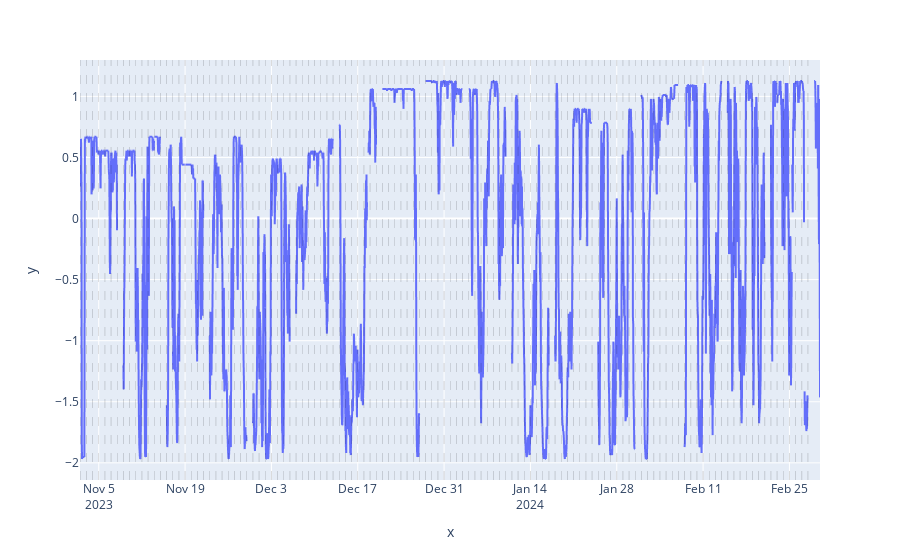

Source (notebook cell):
### Code cell
# Test the function
gen_data_dt_st = stationarize_time_serie(gen_data_dt_norm, 0)

# Plot
plot_time_serie(gen_data_dt_st,
                "",
                "value",
                dt_index = True)

### Figure 1 — Plotly figure (JSON) as saved in the notebook; plotly's stock layout.template omitted (floating-point values rounded to 4 significant figures; data arrays with more than 128 entries replaced by an {"elided": "..."} marker saying what was removed)
{"data": [{"hovertemplate": "x=%{x}<br>y=%{y}<extra></extra>", "legendgroup": "", "line": {"color": "#636efa", "dash": "solid"}, "marker": {"symbol": "circle"}, "mode": "lines", "name": "", "showlegend": false, "type": "scattergl", "x": {"elided": "2880 str values"}, "xaxis": "x", "y": {"elided": "2880 float values"}, "yaxis": "y"}], "layout": {"legend": {"tracegroupgap": 0}, "margin": {"t": 60}, "shapes": [{"line": {"color": "black", "dash": "dash", "width": 0.5}, "opacity": 0.3, "type": "line", "x0": "2023-11-02T00:00:00", "x1": "2023-11-02T00:00:00", "xref": "x", "y0": 0, "y1": 1, "yref": "y domain"}, {"line": {"color": "black", "dash": "dash", "width": 0.5}, "opacity": 0.3, "type": "line", "x0": "2023-11-03T00:00:00", "x1": "2023-11-03T00:00:00", "xref": "x", "y0": 0, "y1": 1, "yref": "y domain"}, {"line": {"color": "black", "dash": "dash", "width": 0.5}, "opacity": 0.3, "type": "line", "x0": "2023-11-04T00:00:00", "x1": "2023-11-04T00:00:00", "xref": "x", "y0": 0, "y1": 1, "yref": "y domain"}, {"line": {"color": "black", "dash": "dash", "width": 0.5}, "opacity": 0.3, "type": "line", "x0": "2023-11-05T00:00:00", "x1": "2023-11-05T00:00:00", "xref": "x", "y0": 0, "y1": 1, "yref": "y domain"}, {"line": {"color": "black", "dash": "dash", "width": 0.5}, "opacity": 0.3, "type": "line", "x0": "2023-11-06T00:00:00", "x1": "2023-11-06T00:00:00", "xref": "x", "y0": 0, "y1": 1, "yref": "y domain"}, {"line": {"color": "black", "dash": "dash", "width": 0.5}, "opacity": 0.3, "type": "line", "x0": "2023-11-07T00:00:00", "x1": "2023-11-07T00:00:00", "xref": "x", "y0": 0, "y1": 1, "yref": "y domain"}, {"line": {"color": "black", "dash": "dash", "width": 0.5}, "opacity": 0.3, "type": "line", "x0": "2023-11-08T00:00:00", "x1": "2023-11-08T00:00:00", "xref": "x", "y0": 0, "y1": 1, "yref": "y domain"}, {"line": {"color": "black", "dash": "dash", "width": 0.5}, "opacity": 0.3, "type": "line", "x0": "2023-11-09T00:00:00", "x1": "2023-11-09T00:00:00", "xref": "x", "y0": 0, "y1": 1, "yref": "y domain"}, {"line": {"color": "black", "dash": "dash", "width": 0.5}, "opacity": 0.3, "type": "line", "x0": "2023-11-10T00:00:00", "x1": "2023-11-10T00:00:00", "xref": "x", "y0": 0, "y1": 1, "yref": "y domain"}, {"line": {"color": "black", "dash": "dash", "width": 0.5}, "opacity": 0.3, "type": "line", "x0": "2023-11-11T00:00:00", "x1": "2023-11-11T00:00:00", "xref": "x", "y0": 0, "y1": 1, "yref": "y domain"}, {"line": {"color": "black", "dash": "dash", "width": 0.5}, "opacity": 0.3, "type": "line", "x0": "2023-11-12T00:00:00", "x1": "2023-11-12T00:00:00", "xref": "x", "y0": 0, "y1": 1, "yref": "y domain"}, {"line": {"color": "black", "dash": "dash", "width": 0.5}, "opacity": 0.3, "type": "line", "x0": "2023-11-13T00:00:00", "x1": "2023-11-13T00:00:00", "xref": "x", "y0": 0, "y1": 1, "yref": "y domain"}, {"line": {"color": "black", "dash": "dash", "width": 0.5}, "opacity": 0.3, "type": "line", "x0": "2023-11-14T00:00:00", "x1": "2023-11-14T00:00:00", "xref": "x", "y0": 0, "y1": 1, "yref": "y domain"}, {"line": {"color": "black", "dash": "dash", "width": 0.5}, "opacity": 0.3, "type": "line", "x0": "2023-11-15T00:00:00", "x1": "2023-11-15T00:00:00", "xref": "x", "y0": 0, "y1": 1, "yref": "y domain"}, {"line": {"color": "black", "dash": "dash", "width": 0.5}, "opacity": 0.3, "type": "line", "x0": "2023-11-16T00:00:00", "x1": "2023-11-16T00:00:00", "xref": "x", "y0": 0, "y1": 1, "yref": "y domain"}, {"line": {"color": "black", "dash": "dash", "width": 0.5}, "opacity": 0.3, "type": "line", "x0": "2023-11-17T00:00:00", "x1": "2023-11-17T00:00:00", "xref": "x", "y0": 0, "y1": 1, "yref": "y domain"}, {"line": {"color": "black", "dash": "dash", "width": 0.5}, "opacity": 0.3, "type": "line", "x0": "2023-11-18T00:00:00", "x1": "2023-11-18T00:00:00", "xref": "x", "y0": 0, "y1": 1, "yref": "y domain"}, {"line": {"color": "black", "dash": "dash", "width": 0.5}, "opacity": 0.3, "type": "line", "x0": "2023-11-19T00:00:00", "x1": "2023-11-19T00:00:00", "xref": "x", "y0": 0, "y1": 1, "yref": "y domain"}, {"line": {"color": "black", "dash": "dash", "width": 0.5}, "opacity": 0.3, "type": "line", "x0": "2023-11-20T00:00:00", "x1": "2023-11-20T00:00:00", "xref": "x", "y0": 0, "y1": 1, "yref": "y domain"}, {"line": {"color": "black", "dash": "dash", "width": 0.5}, "opacity": 0.3, "type": "line", "x0": "2023-11-21T00:00:00", "x1": "2023-11-21T00:00:00", "xref": "x", "y0": 0, "y1": 1, "yref": "y domain"}, {"line": {"color": "black", "dash": "dash", "width": 0.5}, "opacity": 0.3, "type": "line", "x0": "2023-11-22T00:00:00", "x1": "2023-11-22T00:00:00", "xref": "x", "y0": 0, "y1": 1, "yref": "y domain"}, {"line": {"color": "black", "dash": "dash", "width": 0.5}, "opacity": 0.3, "type": "line", "x0": "2023-11-23T00:00:00", "x1": "2023-11-23T00:00:00", "xref": "x", "y0": 0, "y1": 1, "yref": "y domain"}, {"line": {"color": "black", "dash": "dash", "width": 0.5}, "opacity": 0.3, "type": "line", "x0": "2023-11-24T00:00:00", "x1": "2023-11-24T00:00:00", "xref": "x", "y0": 0, "y1": 1, "yref": "y domain"}, {"line": {"color": "black", "dash": "dash", "width": 0.5}, "opacity": 0.3, "type": "line", "x0": "2023-11-25T00:00:00", "x1": "2023-11-25T00:00:00", "xref": "x", "y0": 0, "y1": 1, "yref": "y domain"}, {"line": {"color": "black", "dash": "dash", "width": 0.5}, "opacity": 0.3, "type": "line", "x0": "2023-11-26T00:00:00", "x1": "2023-11-26T00:00:00", "xref": "x", "y0": 0, "y1": 1, "yref": "y domain"}, {"line": {"color": "black", "dash": "dash", "width": 0.5}, "opacity": 0.3, "type": "line", "x0": "2023-11-27T00:00:00", "x1": "2023-11-27T00:00:00", "xref": "x", "y0": 0, "y1": 1, "yref": "y domain"}, {"line": {"color": "black", "dash": "dash", "width": 0.5}, "opacity": 0.3, "type": "line", "x0": "2023-11-28T00:00:00", "x1": "2023-11-28T00:00:00", "xref": "x", "y0": 0, "y1": 1, "yref": "y domain"}, {"line": {"color": "black", "dash": "dash", "width": 0.5}, "opacity": 0.3, "type": "line", "x0": "2023-11-29T00:00:00", "x1": "2023-11-29T00:00:00", "xref": "x", "y0": 0, "y1": 1, "yref": "y domain"}, {"line": {"color": "black", "dash": "dash", "width": 0.5}, "opacity": 0.3, "type": "line", "x0": "2023-11-30T00:00:00", "x1": "2023-11-30T00:00:00", "xref": "x", "y0": 0, "y1": 1, "yref": "y domain"}, {"line": {"color": "black", "dash": "dash", "width": 0.5}, "opacity": 0.3, "type": "line", "x0": "2023-12-01T00:00:00", "x1": "2023-12-01T00:00:00", "xref": "x", "y0": 0, "y1": 1, "yref": "y domain"}, {"line": {"color": "black", "dash": "dash", "width": 0.5}, "opacity": 0.3, "type": "line", "x0": "2023-12-02T00:00:00", "x1": "2023-12-02T00:00:00", "xref": "x", "y0": 0, "y1": 1, "yref": "y domain"}, {"line": {"color": "black", "dash": "dash", "width": 0.5}, "opacity": 0.3, "type": "line", "x0": "2023-12-03T00:00:00", "x1": "2023-12-03T00:00:00", "xref": "x", "y0": 0, "y1": 1, "yref": "y domain"}, {"line": {"color": "black", "dash": "dash", "width": 0.5}, "opacity": 0.3, "type": "line", "x0": "2023-12-04T00:00:00", "x1": "2023-12-04T00:00:00", "xref": "x", "y0": 0, "y1": 1, "yref": "y domain"}, {"line": {"color": "black", "dash": "dash", "width": 0.5}, "opacity": 0.3, "type": "line", "x0": "2023-12-05T00:00:00", "x1": "2023-12-05T00:00:00", "xref": "x", "y0": 0, "y1": 1, "yref": "y domain"}, {"line": {"color": "black", "dash": "dash", "width": 0.5}, "opacity": 0.3, "type": "line", "x0": "2023-12-06T00:00:00", "x1": "2023-12-06T00:00:00", "xref": "x", "y0": 0, "y1": 1, "yref": "y domain"}, {"line": {"color": "black", "dash": "dash", "width": 0.5}, "opacity": 0.3, "type": "line", "x0": "2023-12-07T00:00:00", "x1": "2023-12-07T00:00:00", "xref": "x", "y0": 0, "y1": 1, "yref": "y domain"}, {"line": {"color": "black", "dash": "dash", "width": 0.5}, "opacity": 0.3, "type": "line", "x0": "2023-12-08T00:00:00", "x1": "2023-12-08T00:00:00", "xref": "x", "y0": 0, "y1": 1, "yref": "y domain"}, {"line": {"color": "black", "dash": "dash", "width": 0.5}, "opacity": 0.3, "type": "line", "x0": "2023-12-09T00:00:00", "x1": "2023-12-09T00:00:00", "xref": "x", "y0": 0, "y1": 1, "yref": "y domain"}, {"line": {"color": "black", "dash": "dash", "width": 0.5}, "opacity": 0.3, "type": "line", "x0": "2023-12-10T00:00:00", "x1": "2023-12-10T00:00:00", "xref": "x", "y0": 0, "y1": 1, "yref": "y domain"}, {"line": {"color": "black", "dash": "dash", "width": 0.5}, "opacity": 0.3, "type": "line", "x0": "2023-12-11T00:00:00", "x1": "2023-12-11T00:00:00", "xref": "x", "y0": 0, "y1": 1, "yref": "y domain"}, {"line": {"color": "black", "dash": "dash", "width": 0.5}, "opacity": 0.3, "type": "line", "x0": "2023-12-12T00:00:00", "x1": "2023-12-12T00:00:00", "xref": "x", "y0": 0, "y1": 1, "yref": "y domain"}, {"line": {"color": "black", "dash": "dash", "width": 0.5}, "opacity": 0.3, "type": "line", "x0": "2023-12-13T00:00:00", "x1": "2023-12-13T00:00:00", "xref": "x", "y0": 0, "y1": 1, "yref": "y domain"}, {"line": {"color": "black", "dash": "dash", "width": 0.5}, "opacity": 0.3, "type": "line", "x0": "2023-12-14T00:00:00", "x1": "2023-12-14T00:00:00", "xref": "x", "y0": 0, "y1": 1, "yref": "y domain"}, {"line": {"color": "black", "dash": "dash", "width": 0.5}, "opacity": 0.3, "type": "line", "x0": "2023-12-15T00:00:00", "x1": "2023-12-15T00:00:00", "xref": "x", "y0": 0, "y1": 1, "yref": "y domain"}, {"line": {"color": "black", "dash": "dash", "width": 0.5}, "opacity": 0.3, "type": "line", "x0": "2023-12-16T00:00:00", "x1": "2023-12-16T00:00:00", "xref": "x", "y0": 0, "y1": 1, "yref": "y domain"}, {"line": {"color": "black", "dash": "dash", "width": 0.5}, "opacity": 0.3, "type": "line", "x0": "2023-12-17T00:00:00", "x1": "2023-12-17T00:00:00", "xref": "x", "y0": 0, "y1": 1, "yref": "y domain"}, {"line": {"color": "black", "dash": "dash", "width": 0.5}, "opacity": 0.3, "type": "line", "x0": "2023-12-18T00:00:00", "x1": "2023-12-18T00:00:00", "xref": "x", "y0": 0, "y1": 1, "yref": "y domain"}, {"line": {"color": "black", "dash": "dash", "width": 0.5}, "opacity": 0.3, "type": "line", "x0": "2023-12-19T00:00:00", "x1": "2023-12-19T00:00:00", "xref": "x", "y0": 0, "y1": 1, "yref": "y domain"}, {"line": {"color": "black", "dash": "dash", "width": 0.5}, "opacity": 0.3, "type": "line", "x0": "2023-12-20T00:00:00", "x1": "2023-12-20T00:00:00", "xref": "x", "y0": 0, "y1": 1, "yref": "y domain"}, {"line": {"color": "black", "dash": "dash", "width": 0.5}, "opacity": 0.3, "type": "line", "x0": "2023-12-21T00:00:00", "x1": "2023-12-21T00:00:00", "xref": "x", "y0": 0, "y1": 1, "yref": "y domain"}, {"line": {"color": "black", "dash": "dash", "width": 0.5}, "opacity": 0.3, "type": "line", "x0": "2023-12-22T00:00:00", "x1": "2023-12-22T00:00:00", "xref": "x", "y0": 0, "y1": 1, "yref": "y domain"}, {"line": {"color": "black", "dash": "dash", "width": 0.5}, "opacity": 0.3, "type": "line", "x0": "2023-12-23T00:00:00", "x1": "2023-12-23T00:00:00", "xref": "x", "y0": 0, "y1": 1, "yref": "y domain"}, {"line": {"color": "black", "dash": "dash", "width": 0.5}, "opacity": 0.3, "type": "line", "x0": "2023-12-24T00:00:00", "x1": "2023-12-24T00:00:00", "xref": "x", "y0": 0, "y1": 1, "yref": "y domain"}, {"line": {"color": "black", "dash": "dash", "width": 0.5}, "opacity": 0.3, "type": "line", "x0": "2023-12-25T00:00:00", "x1": "2023-12-25T00:00:00", "xref": "x", "y0": 0, "y1": 1, "yref": "y domain"}, {"line": {"color": "black", "dash": "dash", "width": 0.5}, "opacity": 0.3, "type": "line", "x0": "2023-12-26T00:00:00", "x1": "2023-12-26T00:00:00", "xref": "x", "y0": 0, "y1": 1, "yref": "y domain"}, {"line": {"color": "black", "dash": "dash", "width": 0.5}, "opacity": 0.3, "type": "line", "x0": "2023-12-27T00:00:00", "x1": "2023-12-27T00:00:00", "xref": "x", "y0": 0, "y1": 1, "yref": "y domain"}, {"line": {"color": "black", "dash": "dash", "width": 0.5}, "opacity": 0.3, "type": "line", "x0": "2023-12-28T00:00:00", "x1": "2023-12-28T00:00:00", "xref": "x", "y0": 0, "y1": 1, "yref": "y domain"}, {"line": {"color": "black", "dash": "dash", "width": 0.5}, "opacity": 0.3, "type": "line", "x0": "2023-12-29T00:00:00", "x1": "2023-12-29T00:00:00", "xref": "x", "y0": 0, "y1": 1, "yref": "y domain"}, {"line": {"color": "black", "dash": "dash", "width": 0.5}, "opacity": 0.3, "type": "line", "x0": "2023-12-30T00:00:00", "x1": "2023-12-30T00:00:00", "xref": "x", "y0": 0, "y1": 1, "yref": "y domain"}, {"line": {"color": "black", "dash": "dash", "width": 0.5}, "opacity": 0.3, "type": "line", "x0": "2023-12-31T00:00:00", "x1": "2023-12-31T00:00:00", "xref": "x", "y0": 0, "y1": 1, "yref": "y domain"}, {"line": {"color": "black", "dash": "dash", "width": 0.5}, "opacity": 0.3, "type": "line", "x0": "2024-01-01T00:00:00", "x1": "2024-01-01T00:00:00", "xref": "x", "y0": 0, "y1": 1, "yref": "y domain"}, {"line": {"color": "black", "dash": "dash", "width": 0.5}, "opacity": 0.3, "type": "line", "x0": "2024-01-02T00:00:00", "x1": "2024-01-02T00:00:00", "xref": "x", "y0": 0, "y1": 1, "yref": "y domain"}, {"line": {"color": "black", "dash": "dash", "width": 0.5}, "opacity": 0.3, "type": "line", "x0": "2024-01-03T00:00:00", "x1": "2024-01-03T00:00:00", "xref": "x", "y0": 0, "y1": 1, "yref": "y domain"}, {"line": {"color": "black", "dash": "dash", "width": 0.5}, "opacity": 0.3, "type": "line", "x0": "2024-01-04T00:00:00", "x1": "2024-01-04T00:00:00", "xref": "x", "y0": 0, "y1": 1, "yref": "y domain"}, {"line": {"color": "black", "dash": "dash", "width": 0.5}, "opacity": 0.3, "type": "line", "x0": "2024-01-05T00:00:00", "x1": "2024-01-05T00:00:00", "xref": "x", "y0": 0, "y1": 1, "yref": "y domain"}, {"line": {"color": "black", "dash": "dash", "width": 0.5}, "opacity": 0.3, "type": "line", "x0": "2024-01-06T00:00:00", "x1": "2024-01-06T00:00:00", "xref": "x", "y0": 0, "y1": 1, "yref": "y domain"}, {"line": {"color": "black", "dash": "dash", "width": 0.5}, "opacity": 0.3, "type": "line", "x0": "2024-01-07T00:00:00", "x1": "2024-01-07T00:00:00", "xref": "x", "y0": 0, "y1": 1, "yref": "y domain"}, {"line": {"color": "black", "dash": "dash", "width": 0.5}, "opacity": 0.3, "type": "line", "x0": "2024-01-08T00:00:00", "x1": "2024-01-08T00:00:00", "xref": "x", "y0": 0, "y1": 1, "yref": "y domain"}, {"line": {"color": "black", "dash": "dash", "width": 0.5}, "opacity": 0.3, "type": "line", "x0": "2024-01-09T00:00:00", "x1": "2024-01-09T00:00:00", "xref": "x", "y0": 0, "y1": 1, "yref": "y domain"}, {"line": {"color": "black", "dash": "dash", "width": 0.5}, "opacity": 0.3, "type": "line", "x0": "2024-01-10T00:00:00", "x1": "2024-01-10T00:00:00", "xref": "x", "y0": 0, "y1": 1, "yref": "y domain"}, {"line": {"color": "black", "dash": "dash", "width": 0.5}, "opacity": 0.3, "type": "line", "x0": "2024-01-11T00:00:00", "x1": "2024-01-11T00:00:00", "xref": "x", "y0": 0, "y1": 1, "yref": "y domain"}, {"line": {"color": "black", "dash": "dash", "width": 0.5}, "opacity": 0.3, "type": "line", "x0": "2024-01-12T00:00:00", "x1": "2024-01-12T00:00:00", "xref": "x", "y0": 0, "y1": 1, "yref": "y domain"}, {"line": {"color": "black", "dash": "dash", "width": 0.5}, "opacity": 0.3, "type": "line", "x0": "2024-01-13T00:00:00", "x1": "2024-01-13T00:00:00", "xref": "x", "y0": 0, "y1": 1, "yref": "y domain"}, {"line": {"color": "black", "dash": "dash", "width": 0.5}, "opacity": 0.3, "type": "line", "x0": "2024-01-14T00:00:00", "x1": "2024-01-14T00:00:00", "xref": "x", "y0": 0, "y1": 1, "yref": "y domain"}, {"line": {"color": "black", "dash": "dash", "width": 0.5}, "opacity": 0.3, "type": "line", "x0": "2024-01-15T00:00:00", "x1": "2024-01-15T00:00:00", "xref": "x", "y0": 0, "y1": 1, "yref": "y domain"}, {"line": {"color": "black", "dash": "dash", "width": 0.5}, "opacity": 0.3, "type": "line", "x0": "2024-01-16T00:00:00", "x1": "2024-01-16T00:00:00", "xref": "x", "y0": 0, "y1": 1, "yref": "y domain"}, {"line": {"color": "black", "dash": "dash", "width": 0.5}, "opacity": 0.3, "type": "line", "x0": "2024-01-17T00:00:00", "x1": "2024-01-17T00:00:00", "xref": "x", "y0": 0, "y1": 1, "yref": "y domain"}, {"line": {"color": "black", "dash": "dash", "width": 0.5}, "opacity": 0.3, "type": "line", "x0": "2024-01-18T00:00:00", "x1": "2024-01-18T00:00:00", "xref": "x", "y0": 0, "y1": 1, "yref": "y domain"}, {"line": {"color": "black", "dash": "dash", "width": 0.5}, "opacity": 0.3, "type": "line", "x0": "2024-01-19T00:00:00", "x1": "2024-01-19T00:00:00", "xref": "x", "y0": 0, "y1": 1, "yref": "y domain"}, {"line": {"color": "black", "dash": "dash", "width": 0.5}, "opacity": 0.3, "type": "line", "x0": "2024-01-20T00:00:00", "x1": "2024-01-20T00:00:00", "xref": "x", "y0": 0, "y1": 1, "yref": "y domain"}, {"line": {"color": "black", "dash": "dash", "width": 0.5}, "opacity": 0.3, "type": "line", "x0": "2024-01-21T00:00:00", "x1": "2024-01-21T00:00:00", "xref": "x", "y0": 0, "y1": 1, "yref": "y domain"}, {"line": {"color": "black", "dash": "dash", "width": 0.5}, "opacity": 0.3, "type": "line", "x0": "2024-01-22T00:00:00", "x1": "2024-01-22T00:00:00", "xref": "x", "y0": 0, "y1": 1, "yref": "y domain"}, {"line": {"color": "black", "dash": "dash", "width": 0.5}, "opacity": 0.3, "type": "line", "x0": "2024-01-23T00:00:00", "x1": "2024-01-23T00:00:00", "xref": "x", "y0": 0, "y1": 1, "yref": "y domain"}, {"line": {"color": "black", "dash": "dash", "width": 0.5}, "opacity": 0.3, "type": "line", "x0": "2024-01-24T00:00:00", "x1": "2024-01-24T00:00:00", "xref": "x", "y0": 0, "y1": 1, "yref": "y domain"}, {"line": {"color": "black", "dash": "dash", "width": 0.5}, "opacity": 0.3, "type": "line", "x0": "2024-01-25T00:00:00", "x1": "2024-01-25T00:00:00", "xref": "x", "y0": 0, "y1": 1, "yref": "y domain"}, {"line": {"color": "black", "dash": "dash", "width": 0.5}, "opacity": 0.3, "type": "line", "x0": "2024-01-26T00:00:00", "x1": "2024-01-26T00:00:00", "xref": "x", "y0": 0, "y1": 1, "yref": "y domain"}, {"line": {"color": "black", "dash": "dash", "width": 0.5}, "opacity": 0.3, "type": "line", "x0": "2024-01-27T00:00:00", "x1": "2024-01-27T00:00:00", "xref": "x", "y0": 0, "y1": 1, "yref": "y domain"}, {"line": {"color": "black", "dash": "dash", "width": 0.5}, "opacity": 0.3, "type": "line", "x0": "2024-01-28T00:00:00", "x1": "2024-01-28T00:00:00", "xref": "x", "y0": 0, "y1": 1, "yref": "y domain"}, {"line": {"color": "black", "dash": "dash", "width": 0.5}, "opacity": 0.3, "type": "line", "x0": "2024-01-29T00:00:00", "x1": "2024-01-29T00:00:00", "xref": "x", "y0": 0, "y1": 1, "yref": "y domain"}, {"line": {"color": "black", "dash": "dash", "width": 0.5}, "opacity": 0.3, "type": "line", "x0": "2024-01-30T00:00:00", "x1": "2024-01-30T00:00:00", "xref": "x", "y0": 0, "y1": 1, "yref": "y domain"}, {"line": {"color": "black", "dash": "dash", "width": 0.5}, "opacity": 0.3, "type": "line", "x0": "2024-01-31T00:00:00", "x1": "2024-01-31T00:00:00", "xref": "x", "y0": 0, "y1": 1, "yref": "y domain"}, {"line": {"color": "black", "dash": "dash", "width": 0.5}, "opacity": 0.3, "type": "line", "x0": "2024-02-01T00:00:00", "x1": "2024-02-01T00:00:00", "xref": "x", "y0": 0, "y1": 1, "yref": "y domain"}, {"line": {"color": "black", "dash": "dash", "width": 0.5}, "opacity": 0.3, "type": "line", "x0": "2024-02-02T00:00:00", "x1": "2024-02-02T00:00:00", "xref": "x", "y0": 0, "y1": 1, "yref": "y domain"}, {"line": {"color": "black", "dash": "dash", "width": 0.5}, "opacity": 0.3, "type": "line", "x0": "2024-02-03T00:00:00", "x1": "2024-02-03T00:00:00", "xref": "x", "y0": 0, "y1": 1, "yref": "y domain"}, {"line": {"color": "black", "dash": "dash", "width": 0.5}, "opacity": 0.3, "type": "line", "x0": "2024-02-04T00:00:00", "x1": "2024-02-04T00:00:00", "xref": "x", "y0": 0, "y1": 1, "yref": "y domain"}, {"line": {"color": "black", "dash": "dash", "width": 0.5}, "opacity": 0.3, "type": "line", "x0": "2024-02-05T00:00:00", "x1": "2024-02-05T00:00:00", "xref": "x", "y0": 0, "y1": 1, "yref": "y domain"}, {"line": {"color": "black", "dash": "dash", "width": 0.5}, "opacity": 0.3, "type": "line", "x0": "2024-02-06T00:00:00", "x1": "2024-02-06T00:00:00", "xref": "x", "y0": 0, "y1": 1, "yref": "y domain"}, {"line": {"color": "black", "dash": "dash", "width": 0.5}, "opacity": 0.3, "type": "line", "x0": "2024-02-07T00:00:00", "x1": "2024-02-07T00:00:00", "xref": "x", "y0": 0, "y1": 1, "yref": "y domain"}, {"line": {"color": "black", "dash": "dash", "width": 0.5}, "opacity": 0.3, "type": "line", "x0": "2024-02-08T00:00:00", "x1": "2024-02-08T00:00:00", "xref": "x", "y0": 0, "y1": 1, "yref": "y domain"}, {"line": {"color": "black", "dash": "dash", "width": 0.5}, "opacity": 0.3, "type": "line", "x0": "2024-02-09T00:00:00", "x1": "2024-02-09T00:00:00", "xref": "x", "y0": 0, "y1": 1, "yref": "y domain"}, {"line": {"color": "black", "dash": "dash", "width": 0.5}, "opacity": 0.3, "type": "line", "x0": "2024-02-10T00:00:00", "x1": "2024-02-10T00:00:00", "xref": "x", "y0": 0, "y1": 1, "yref": "y domain"}, {"line": {"color": "black", "dash": "dash", "width": 0.5}, "opacity": 0.3, "type": "line", "x0": "2024-02-11T00:00:00", "x1": "2024-02-11T00:00:00", "xref": "x", "y0": 0, "y1": 1, "yref": "y domain"}, {"line": {"color": "black", "dash": "dash", "width": 0.5}, "opacity": 0.3, "type": "line", "x0": "2024-02-12T00:00:00", "x1": "2024-02-12T00:00:00", "xref": "x", "y0": 0, "y1": 1, "yref": "y domain"}, {"line": {"color": "black", "dash": "dash", "width": 0.5}, "opacity": 0.3, "type": "line", "x0": "2024-02-13T00:00:00", "x1": "2024-02-13T00:00:00", "xref": "x", "y0": 0, "y1": 1, "yref": "y domain"}, {"line": {"color": "black", "dash": "dash", "width": 0.5}, "opacity": 0.3, "type": "line", "x0": "2024-02-14T00:00:00", "x1": "2024-02-14T00:00:00", "xref": "x", "y0": 0, "y1": 1, "yref": "y domain"}, {"line": {"color": "black", "dash": "dash", "width": 0.5}, "opacity": 0.3, "type": "line", "x0": "2024-02-15T00:00:00", "x1": "2024-02-15T00:00:00", "xref": "x", "y0": 0, "y1": 1, "yref": "y domain"}, {"line": {"color": "black", "dash": "dash", "width": 0.5}, "opacity": 0.3, "type": "line", "x0": "2024-02-16T00:00:00", "x1": "2024-02-16T00:00:00", "xref": "x", "y0": 0, "y1": 1, "yref": "y domain"}, {"line": {"color": "black", "dash": "dash", "width": 0.5}, "opacity": 0.3, "type": "line", "x0": "2024-02-17T00:00:00", "x1": "2024-02-17T00:00:00", "xref": "x", "y0": 0, "y1": 1, "yref": "y domain"}, {"line": {"color": "black", "dash": "dash", "width": 0.5}, "opacity": 0.3, "type": "line", "x0": "2024-02-18T00:00:00", "x1": "2024-02-18T00:00:00", "xref": "x", "y0": 0, "y1": 1, "yref": "y domain"}, {"line": {"color": "black", "dash": "dash", "width": 0.5}, "opacity": 0.3, "type": "line", "x0": "2024-02-19T00:00:00", "x1": "2024-02-19T00:00:00", "xref": "x", "y0": 0, "y1": 1, "yref": "y domain"}, {"line": {"color": "black", "dash": "dash", "width": 0.5}, "opacity": 0.3, "type": "line", "x0": "2024-02-20T00:00:00", "x1": "2024-02-20T00:00:00", "xref": "x", "y0": 0, "y1": 1, "yref": "y domain"}, {"line": {"color": "black", "dash": "dash", "width": 0.5}, "opacity": 0.3, "type": "line", "x0": "2024-02-21T00:00:00", "x1": "2024-02-21T00:00:00", "xref": "x", "y0": 0, "y1": 1, "yref": "y domain"}, {"line": {"color": "black", "dash": "dash", "width": 0.5}, "opacity": 0.3, "type": "line", "x0": "2024-02-22T00:00:00", "x1": "2024-02-22T00:00:00", "xref": "x", "y0": 0, "y1": 1, "yref": "y domain"}, {"line": {"color": "black", "dash": "dash", "width": 0.5}, "opacity": 0.3, "type": "line", "x0": "2024-02-23T00:00:00", "x1": "2024-02-23T00:00:00", "xref": "x", "y0": 0, "y1": 1, "yref": "y domain"}, {"line": {"color": "black", "dash": "dash", "width": 0.5}, "opacity": 0.3, "type": "line", "x0": "2024-02-24T00:00:00", "x1": "2024-02-24T00:00:00", "xref": "x", "y0": 0, "y1": 1, "yref": "y domain"}, {"line": {"color": "black", "dash": "dash", "width": 0.5}, "opacity": 0.3, "type": "line", "x0": "2024-02-25T00:00:00", "x1": "2024-02-25T00:00:00", "xref": "x", "y0": 0, "y1": 1, "yref": "y domain"}, {"line": {"color": "black", "dash": "dash", "width": 0.5}, "opacity": 0.3, "type": "line", "x0": "2024-02-26T00:00:00", "x1": "2024-02-26T00:00:00", "xref": "x", "y0": 0, "y1": 1, "yref": "y domain"}, {"line": {"color": "black", "dash": "dash", "width": 0.5}, "opacity": 0.3, "type": "line", "x0": "2024-02-27T00:00:00", "x1": "2024-02-27T00:00:00", "xref": "x", "y0": 0, "y1": 1, "yref": "y domain"}, {"line": {"color": "black", "dash": "dash", "width": 0.5}, "opacity": 0.3, "type": "line", "x0": "2024-02-28T00:00:00", "x1": "2024-02-28T00:00:00", "xref": "x", "y0": 0, "y1": 1, "yref": "y domain"}], "xaxis": {"anchor": "y", "domain": [0, 1], "title": {"text": "x"}}, "yaxis": {"anchor": "x", "domain": [0, 1], "title": {"text": "y"}}}}
